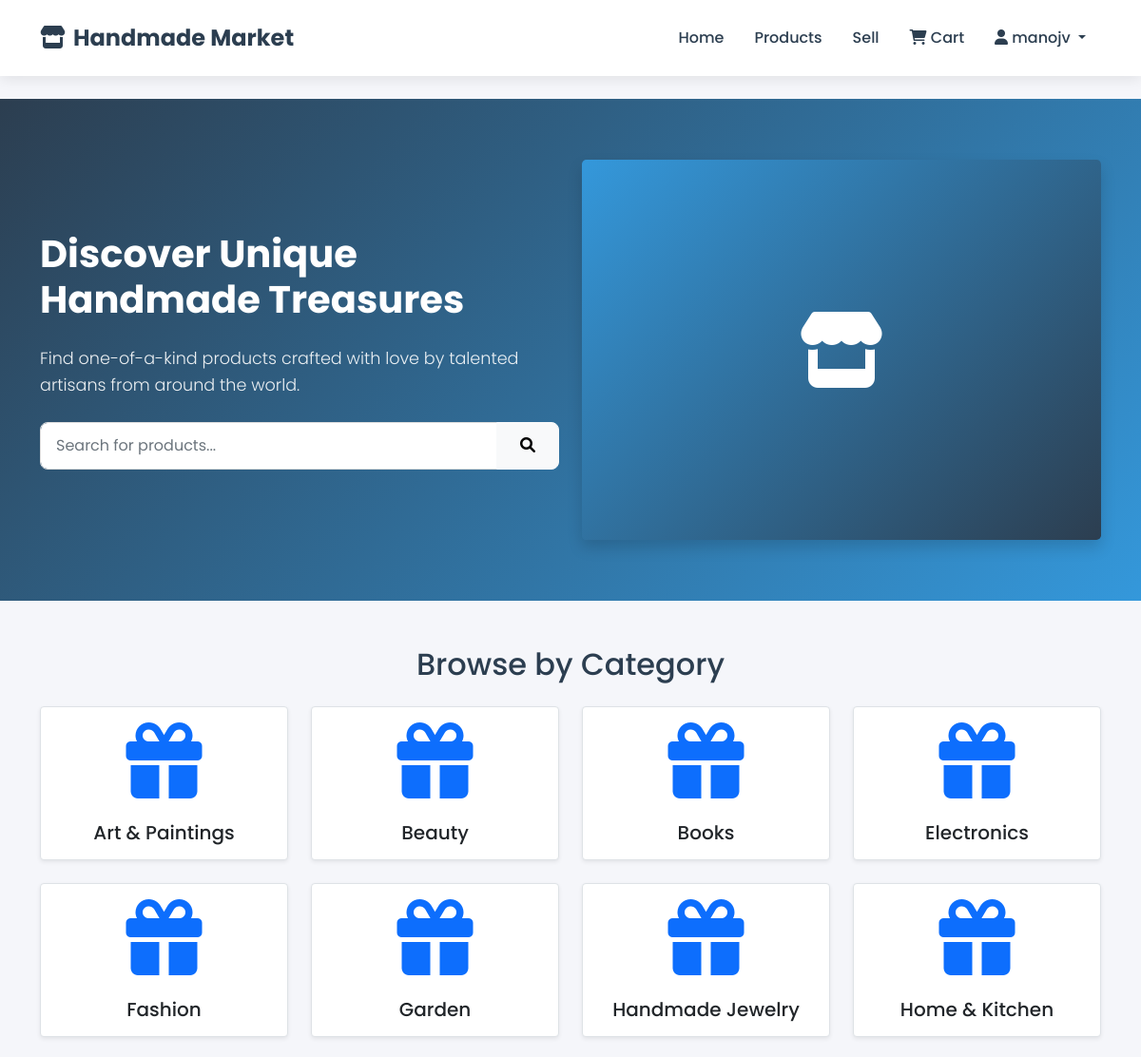
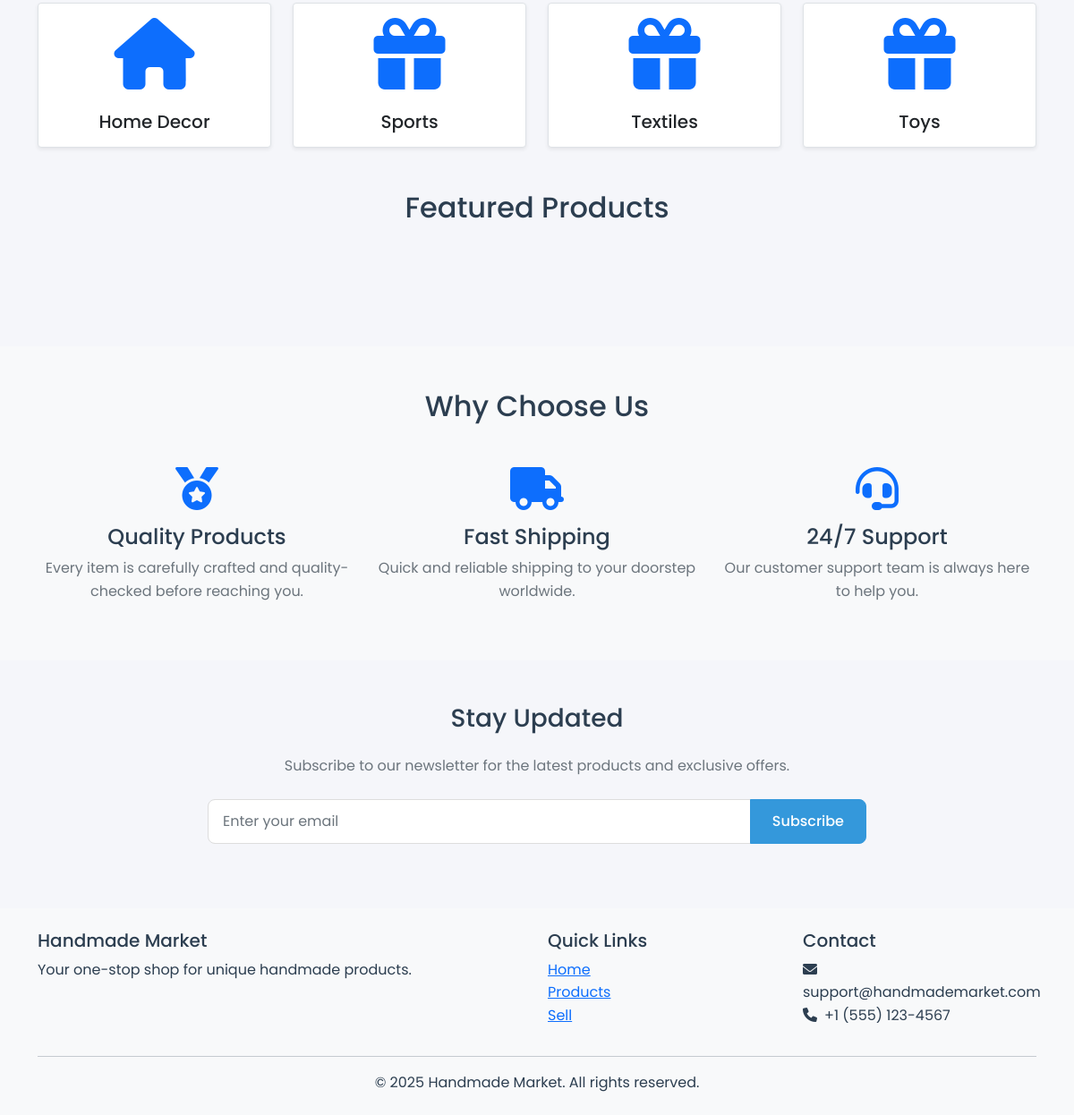
Screenshot of / (signed in) with the database file from the repository (2 pictures, top to bottom).
### marketplace/models.py (models this page shows, shortened)
class Category(models.Model):
    name = models.CharField(max_length=100, unique=True)
    description = models.TextField(blank=True)
    image = models.ImageField(upload_to='categories/', blank=True, null=True)
    created_at = models.DateTimeField(auto_now_add=True)
    updated_at = models.DateTimeField(auto_now=True)
    class Meta:
        verbose_name_plural = 'Categories'
        ordering = ['name']

### marketplace/views.py (the view)
# urls.py: 2. Add a URL to urlpatterns:  path('', views.home, name='home')
def home(request):
    products = Product.objects.filter(is_active=True).order_by('-created_at')[:8]
    categories = Category.objects.only('id', 'name').all()
    search_form = ProductSearchForm()
    context = {
        'products': products,
        'categories': categories,
        'search_form': search_form,
    }
    return render(request, 'marketplace/home.html', context)

### marketplace/forms.py
class ProductSearchForm(forms.Form):
    query = forms.CharField(required=False, widget=forms.TextInput(attrs={'placeholder': 'Search products...'}))
    category = forms.ModelChoiceField(queryset=None, required=False)
    min_price = forms.DecimalField(required=False, min_value=0)
    max_price = forms.DecimalField(required=False, min_value=0)
    def __init__(self, *args, **kwargs):
        super().__init__(*args, **kwargs)
        from .models import Category
        self.fields['category'].queryset = Category.objects.all()

### templates/marketplace/home.html (shortened to what this page needs)
{% extends 'base.html' %}
{% load static %}
{% block content %}
<section class="hero-section">
    <div class="container">
        <div class="row align-items-center">
            <div class="col-lg-6">
                <h1 class="display-4 fw-bold mb-4">Discover Unique Handmade Treasures</h1>
                <p class="lead mb-4">Find one-of-a-kind products crafted with love by talented artisans from around the world.</p>
                <form action="{% url 'marketplace:product_list' %}" method="get" class="search-bar">
                    <div class="input-group">
                        <input type="text" name="q" class="form-control" placeholder="Search for products...">
                        <button class="btn btn-light" type="submit">
                            <i class="fas fa-search"></i>
                        </button>
                    </div>
                </form>
            </div>
            <div class="col-lg-6 d-none d-lg-block">
                <div class="hero-image-placeholder rounded-3 shadow" style="background: linear-gradient(135deg, #3498db, #2c3e50); height: 400px; display: flex; align-items: center; justify-content: center;">
                    <i class="fas fa-store fa-5x text-white"></i>
                </div>
            </div>
        </div>
    </div>
</section>
<section class="mb-5">
    <div class="container">
        <h2 class="text-center mb-4">Browse by Category</h2>
        <div class="row g-4">
            {% for category in categories %}
            <div class="col-6 col-md-3">
                <a href="{% url 'marketplace:product_list' %}?category={{ category.id }}" class="text-decoration-none">
                    <div class="category-card h-100 p-3 text-center border rounded shadow-sm">
                        <div class="category-icon mb-3">
                            {% if category.name == 'Jewelry' %}
                            <i class="fas fa-gem fa-2x text-primary"></i>
                            {% elif category.name == 'Home Decor' %}
                            <i class="fas fa-home fa-2x text-primary"></i>
                            {% elif category.name == 'Clothing' %}
                            <i class="fas fa-tshirt fa-2x text-primary"></i>
                            {% elif category.name == 'Art' %}
                            <i class="fas fa-palette fa-2x text-primary"></i>
                            {% elif category.name == 'Accessories' %}
                            <i class="fas fa-glasses fa-2x text-primary"></i>
                            {% else %}
                            <i class="fas fa-gift fa-2x text-primary"></i>
                            {% endif %}
                        </div>
                        <h5 class="mb-0 text-dark">{{ category.name }}</h5>
                    </div>
                </a>
            </div>
            {% endfor %}
        </div>
    </div>
</section>
<section class="mb-5">
    <div class="container">
        <h2 class="text-center mb-4">Featured Products</h2>
        <div class="product-grid">
        </div>
    </div>
</section>
<section class="mb-5 py-5 bg-light">
    <div class="container">
        <h2 class="text-center mb-5">Why Choose Us</h2>
        <div class="row g-4">
            <div class="col-md-4">
                <div class="text-center">
                    <i class="fas fa-medal fa-3x text-primary mb-3"></i>
                    <h4>Quality Products</h4>
                    <p class="text-muted">Every item is carefully crafted and quality-checked before reaching you.</p>
                </div>
            </div>
            <div class="col-md-4">
                <div class="text-center">
                    <i class="fas fa-truck fa-3x text-primary mb-3"></i>
                    <h4>Fast Shipping</h4>
                    <p class="text-muted">Quick and reliable shipping to your doorstep worldwide.</p>
                </div>
            </div>
            <div class="col-md-4">
                <div class="text-center">
                    <i class="fas fa-headset fa-3x text-primary mb-3"></i>
                    <h4>24/7 Support</h4>
                    <p class="text-muted">Our customer support team is always here to help you.</p>
                </div>
            </div>
        </div>
    </div>
</section>
<section class="mb-5">
    <div class="container">
        <div class="row justify-content-center">
            <div class="col-md-8 text-center">
                <h3 class="mb-4">Stay Updated</h3>
                <p class="text-muted mb-4">Subscribe to our newsletter for the latest products and exclusive offers.</p>
                <form class="newsletter-form">
                    <div class="input-group">
                        <input type="email" class="form-control" placeholder="Enter your email">
                        <button class="btn btn-primary" type="submit">Subscribe</button>
                    </div>
                </form>
            </div>
        </div>
    </div>
</section>
{% endblock %}

### templates/base.html (shortened to what this page needs)
{% load static %}
<!DOCTYPE html>
<html lang="en">
<head>
    <link href="https://cdn.jsdelivr.net/npm/bootstrap@5.1.3/dist/css/bootstrap.min.css" rel="stylesheet">
    <link rel="stylesheet" href="https://cdnjs.cloudflare.com/ajax/libs/font-awesome/6.0.0/css/all.min.css">
    <link rel="stylesheet" href="{% static 'css/style.css' %}">
</head>
<body>
    <nav class="navbar navbar-expand-lg navbar-light sticky-top">
        <div class="container">
            <a class="navbar-brand" href="{% url 'marketplace:home' %}">
                <i class="fas fa-store me-2"></i>Handmade Market
            </a>
            <div class="collapse navbar-collapse" id="navbarNav">
                <ul class="navbar-nav ms-auto">
                    <li class="nav-item">
                        <a class="nav-link" href="{% url 'marketplace:home' %}">Home</a>
                    </li>
                    <li class="nav-item">
                        <a class="nav-link" href="{% url 'marketplace:product_list' %}">Products</a>
                    </li>
                    {% if user.is_authenticated %}
                        <li class="nav-item">
                            <a class="nav-link" href="{% url 'marketplace:sell_product' %}">Sell</a>
                        </li>
                        <li class="nav-item">
                            <a class="nav-link" href="{% url 'marketplace:cart' %}">
                                <i class="fas fa-shopping-cart"></i>
                                Cart
                            </a>
                        </li>
                        <li class="nav-item dropdown">
                            <a class="nav-link dropdown-toggle" href="#" id="navbarDropdown" role="button" data-bs-toggle="dropdown">
                                <i class="fas fa-user"></i>
                                {{ user.username }}
                            </a>
                        </li>
                    {% endif %}
                </ul>
            </div>
        </div>
    </nav>
    <main class="py-4">
        {% block content %}{% endblock %}
    </main>
    <footer class="bg-light py-4 mt-auto">
        <div class="container">
            <div class="row">
                <div class="col-md-6">
                    <h5>Handmade Market</h5>
                    <p>Your one-stop shop for unique handmade products.</p>
                </div>
                <div class="col-md-3">
                    <h5>Quick Links</h5>
                    <ul class="list-unstyled">
                        <li><a href="{% url 'marketplace:home' %}">Home</a></li>
                        <li><a href="{% url 'marketplace:product_list' %}">Products</a></li>
                        <li><a href="{% url 'marketplace:sell_product' %}">Sell</a></li>
                    </ul>
                </div>
                <div class="col-md-3">
                    <h5>Contact</h5>
                    <ul class="list-unstyled">
                        <li><i class="fas fa-envelope me-2"></i>support@handmademarket.com</li>
                        <li><i class="fas fa-phone me-2"></i>+1 (555) 123-4567</li>
                    </ul>
                </div>
            </div>
            <hr>
            <div class="text-center">
                <p class="mb-0">&copy; {% now "Y" %} Handmade Market. All rights reserved.</p>
            </div>
        </div>
    </footer>
</body>
</html>

### static/css/style.css (style rules this page uses)
:root { --primary-color: #2c3e50; --secondary-color: #3498db; --accent-color: #e74c3c; --text-color: #2c3e50; --light-gray: #f8f9fa; --border-radius: 8px; --box-shadow: 0 2px 15px rgba(0, 0, 0, 0.1); --transition: all 0.3s ease; }
body { font-family: 'Poppins', sans-serif; color: var(--text-color); line-height: 1.6; background-color: #f5f6fa; }
.navbar { background-color: white; box-shadow: var(--box-shadow); padding: 1rem 0; }
.navbar-brand { font-weight: 700; color: var(--primary-color) !important; font-size: 1.5rem; }
.nav-link { color: var(--text-color) !important; font-weight: 500; transition: var(--transition); padding: 0.5rem 1rem !important; }
.hero-section { background: linear-gradient(135deg, var(--primary-color), var(--secondary-color)); color: white; padding: 4rem 0; margin-bottom: 3rem; }
.hero-section h1 { font-size: 2.5rem; font-weight: 700; margin-bottom: 1rem; }
.hero-section p { font-size: 1.1rem; opacity: 0.9; }
.category-card { text-align: center; padding: 1.5rem; background: white; border-radius: var(--border-radius); transition: var(--transition); }
.category-icon { font-size: 2.5rem; color: var(--secondary-color); margin-bottom: 1rem; }
.btn { padding: 0.6rem 1.5rem; border-radius: var(--border-radius); font-weight: 500; transition: var(--transition); }
.btn-primary { background-color: var(--secondary-color); border-color: var(--secondary-color); }
.form-control { border-radius: var(--border-radius); padding: 0.75rem 1rem; border: 1px solid #ddd; transition: var(--transition); }
.product-grid { display: grid; grid-template-columns: repeat(auto-fill, minmax(250px, 1fr)); gap: 2rem; padding: 2rem 0; }

### rows the page displays
Category: name "Art & Paintings"
Category: name "Beauty"
Category: name "Books"
Category: name "Electronics"
Category: name "Fashion"
Category: name "Garden"
Category: name "Handmade Jewelry"
Category: name "Home & Kitchen"
Category: name "Home Decor"
Category: name "Sports"
Category: name "Textiles"
Category: name "Toys"

### other values shown
{{ user.username }} "manojv"
